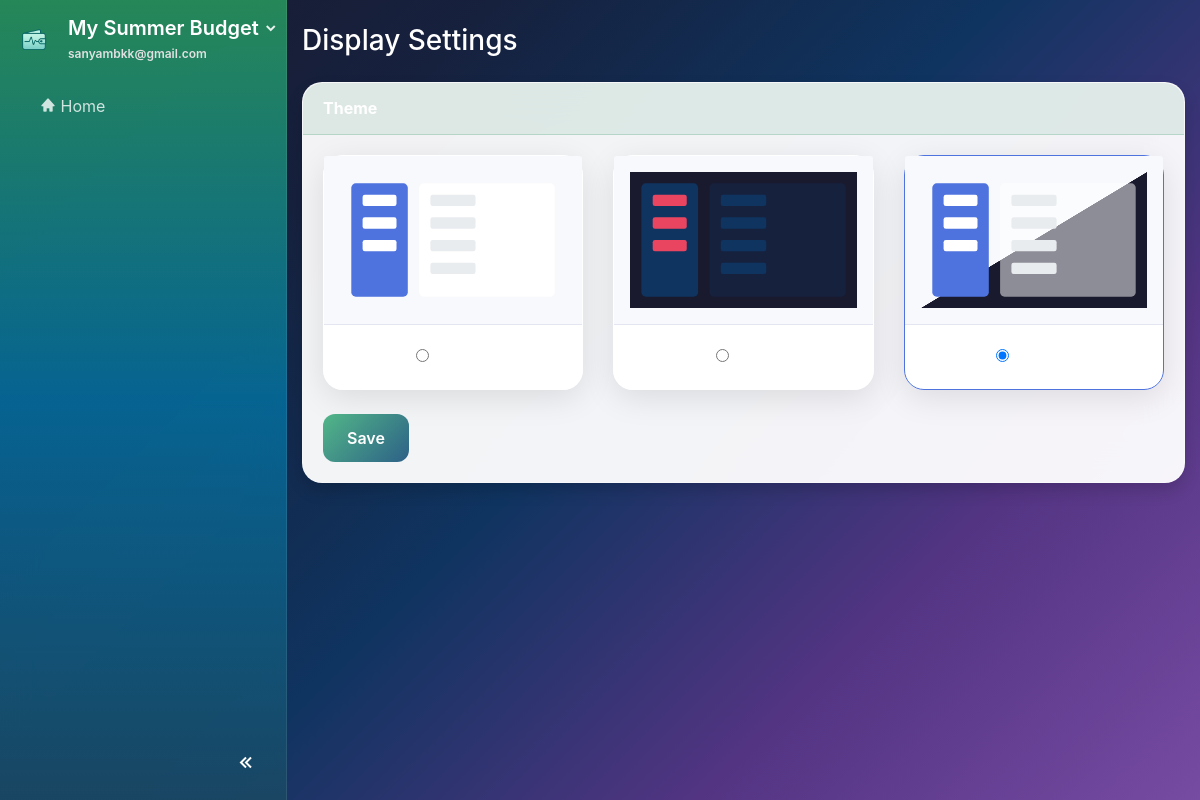
The page /display-settings (signed in) on the database as committed earlier.
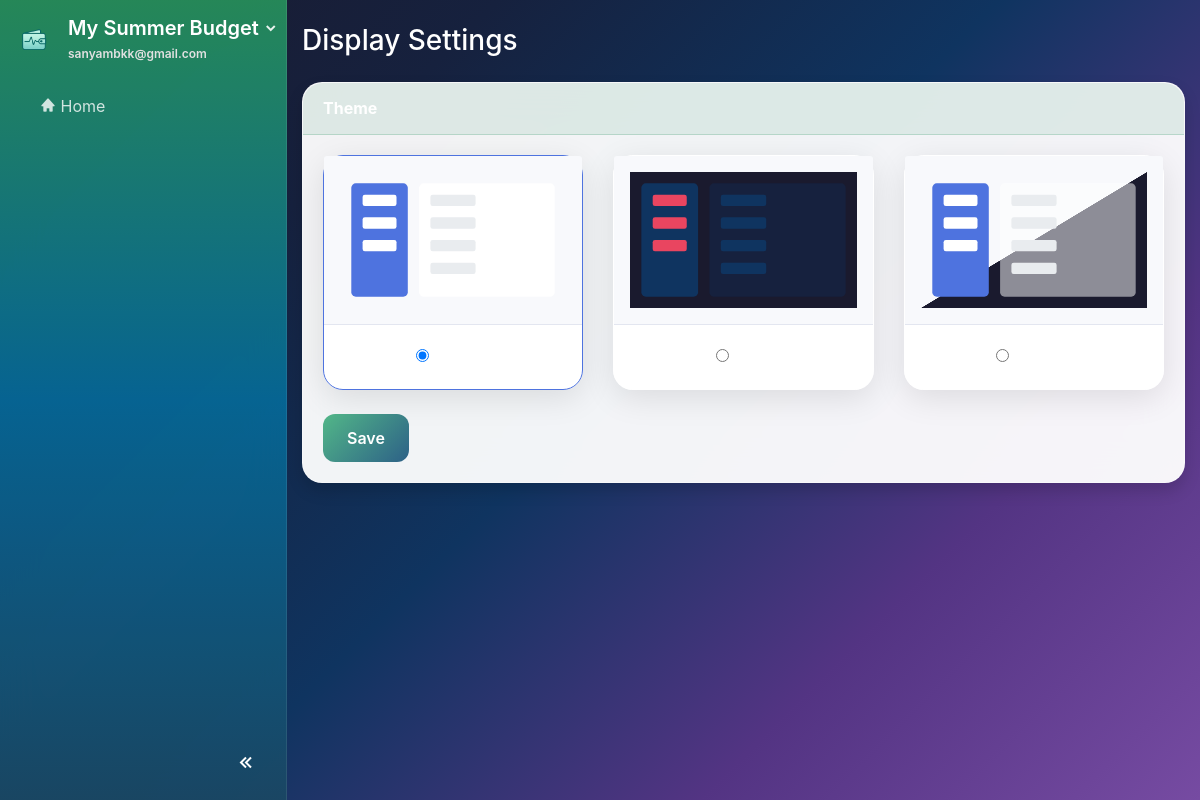
The same page on the database as committed later.
### website/models.py (models this page shows)
class Plan(db.Model):
    id             = db.Column(db.Integer, primary_key=True)
    name           = db.Column(db.String(100), nullable=False)
    monthly_income = db.Column(db.Float)
    budget_pref    = db.Column(JSON)  # e.g., {"needs": 50, "wants": 30, "savings": 20}
    user_id        = db.Column(db.Integer, db.ForeignKey('user.id'), nullable=False)

class User(db.Model, UserMixin):
    id         = db.Column(db.Integer, primary_key=True)
    email      = db.Column(db.String(150), unique=True, nullable=False)
    password   = db.Column(db.String(150))
    first_name = db.Column(db.String(150))
    last_name  = db.Column(db.String(150))
    date_created = db.Column(db.DateTime(timezone=True), default=func.now())
    active_plan_id = db.Column(db.Integer, db.ForeignKey('plan.id'), nullable=True)
    profile_complete = db.Column(db.Boolean, default=False)
    theme = db.Column(db.String(50), nullable=False, default='system')
    notes = db.relationship('Note', backref='user', lazy=True)
    plans = db.relationship('Plan', foreign_keys=[Plan.user_id], backref='user', lazy=True, cascade="all, delete-orphan")
    active_plan = db.relationship('Plan', foreign_keys=[active_plan_id], post_update=True)

### website/views.py (the view, shortened to what this page needs)
@views.route('/display-settings', methods=['GET', 'POST'])
@login_required
def display_settings():
    return render_template('display_settings.html')

### website/templates/display_settings.html (shortened to what this page needs)
{% extends "base.html" %}
{% block content %}
<h1 class="h3 my-4 text-gray-800">Display Settings</h1>
<div class="card shadow mb-4">
    <div class="card-header py-3">
        <h6 class="m-0 font-weight-bold text-primary">Theme</h6>
    </div>
    <div class="card-body">
        <form method="POST">
           <div class="row">
                <div class="col-lg-4 col-md-6 mb-4">
                    <div class="card theme-card {% if current_user.theme == 'light' %}selected{% endif %}">
                        <img src="{{ url_for('static', filename='images/theme-light.svg') }}" class="card-img-top" alt="Light Theme Preview">
                        <div class="card-body text-center">
                            <div class="form-check">
                                <input class="form-check-input" type="radio" name="theme" id="lightTheme" value="light" {% if current_user.theme == 'light' %}checked{% endif %}>
                                <label class="form-check-label" for="lightTheme">
                                </label>
                            </div>
                        </div>
                    </div>
                </div>
                <div class="col-lg-4 col-md-6 mb-4">
                    <div class="card theme-card {% if current_user.theme == 'dark' %}selected{% endif %}">
                        <img src="{{ url_for('static', filename='images/theme-dark.svg') }}" class="card-img-top" alt="Dark Theme Preview">
                        <div class="card-body text-center">
                            <div class="form-check">
                                <input class="form-check-input" type="radio" name="theme" id="darkTheme" value="dark" {% if current_user.theme == 'dark' %}checked{% endif %}>
                                <label class="form-check-label" for="darkTheme">
                                </label>
                            </div>
                        </div>
                    </div>
                </div>
                <div class="col-lg-4 col-md-6 mb-4">
                    <div class="card theme-card {% if current_user.theme == 'system' %}selected{% endif %}">
                        <img src="{{ url_for('static', filename='images/theme-system.svg') }}" class="card-img-top" alt="System Theme Preview">
                        <div class="card-body text-center">
                            <div class="form-check">
                                <input class="form-check-input" type="radio" name="theme" id="systemTheme" value="system" {% if current_user.theme == 'system' %}checked{% endif %}>
                                <label class="form-check-label" for="systemTheme">
                                </label>
                            </div>
                        </div>
                    </div>
                </div>
           </div>
           <button type="submit" class="btn btn-primary">Save</button>
        </form>
    </div>
</div>
{% endblock %}

### website/templates/base.html (shortened to what this page needs)
<!DOCTYPE html>
<html lang="en" data-initial-theme="{{ current_user.theme if current_user.is_authenticated else 'system' }}">
<head>
    <link rel="stylesheet" href="https://stackpath.bootstrapcdn.com/bootstrap/4.4.1/css/bootstrap.min.css"/>
    <link rel="stylesheet" href="https://stackpath.bootstrapcdn.com/font-awesome/4.7.0/css/font-awesome.min.css"/>
    <link href="https://unpkg.com/boxicons@2.1.4/css/boxicons.min.css" rel="stylesheet">
    <link href="{{ url_for('static', filename='css/general.css') }}" rel="stylesheet">
    <link href="{{ url_for('static', filename='css/sidebar.css') }}" rel="stylesheet">
    <link href="{{ url_for('static', filename='css/buttons.css') }}" rel="stylesheet">
    <link href="{{ url_for('static', filename='css/dashboard.css') }}" rel="stylesheet">
    <link href="{{ url_for('static', filename='css/auth.css') }}" rel="stylesheet">
    <link href="{{ url_for('static', filename='css/dark-theme.css') }}" rel="stylesheet">
    <link href="{{ url_for('static', filename='css/account_settings.css') }}" rel="stylesheet">
</head>
{% set hide_sidebar = hide_sidebar | default(false) %}
<body id="page-body" class="d-flex {{ '' if hide_sidebar else 'with-sidebar' }} {% block page_class %}{% endblock %}">
    {% if not hide_sidebar %}
    <nav id="sidebar" class="text-white flex-column">
        <div class="sidebar-header px-3 py-3">
            <div class="d-flex align-items-center">
                <img src="{{ url_for('static', filename='images/logo.png') }}" alt="App logo" class="logo-img mr-3">
                <div class="flex-grow-1">
                    <div class="dropdown">
                        <a id="planDropdown"
                            href="#"
                            class="dropdown-toggle text-white text-decoration-none"
                            data-toggle="dropdown"
                            aria-haspopup="true"
                            aria-expanded="false">
                            <h5 class="mb-0">
                                <span class="sidebar-text">{{ current_user.active_plan.name if current_user.active_plan else 'Create a Plan' }}</span>
                            </h5>
                            <i class="bx bxs-chevron-down toggle-arrow"></i>
                        </a>
                    </div>
                    <small class="email-white sidebar-text">{{ current_user.email }}</small>
                </div>
            </div>
        </div>
        <ul class="nav flex-column px-3">
            <li class="nav-item">
                <a class="nav-link {% if request.path == url_for('views.home') %}active{% endif %}" href="{{ url_for('views.home') }}">
                    <i class='bx bxs-home'></i> <span class="sidebar-text">Home</span>
                </a>
            </li>
        </ul>
        <div class="sidebar-footer">
            <button id="sidebar-toggle" class="btn btn-link">
                <i class='bx bx-chevrons-left'></i>
            </button>
        </div>
    </nav>
    {% endif %}
    <div id="content-wrapper" class="w-100">
        <div class="container-fluid">
            {% block content %} {% endblock %}
        </div>
    </div>
</body>
</html>

### website/static/css/general.css (style rules this page uses)
html, body { height: 100%; margin: 0; font-family: 'Inter', -apple-system, BlinkMacSystemFont, sans-serif; }
.text-primary { color: #228b57 !important; }

### website/static/css/sidebar.css (style rules this page uses)
:root { --plan-dropdown-width: 260px; }
#sidebar { transition: all 0.4s cubic-bezier(0.25, 0.46, 0.45, 0.94); }
body.with-sidebar { transition: margin-left 0.4s cubic-bezier(0.25, 0.46, 0.45, 0.94); }
#sidebar { width: 287px; min-height: 100vh; position: fixed; left: 0; top: 0; overflow: visible !important; z-index: 1040; background: linear-gradient(180deg, rgba(34, 139, 87, 0.95) 0%, rgba(0, 100, 148, 0.95) 50%, rgba(21, 67, 96, 0.95) 100%) !important; backdrop-filter: blur(20px); border-right: 1px solid rgba(255, 255, 255, 0.1); }
body.with-sidebar { margin-left: 287px; }
#sidebar::before { content: ''; position: absolute; top: 0; left: 0; right: 0; bottom: 0; background: rgba(255, 255, 255, 0.02); pointer-events: none; }
.sidebar-header { display: flex; align-items: center; gap: .75rem; }
.sidebar-header .logo-img { width: 36px; height: 36px; object-fit: contain; }
.sidebar-header .sidebar-text { color: #fff; font-weight: 600; }
.sidebar-header .email-white { font-size: .75rem; color: rgba(255,255,255,.85); }
#planDropdown { color: #fff; text-decoration: none; }
#planDropdown .toggle-arrow { color: rgba(255,255,255,.9); font-size: 1rem; transition: transform .3s; }
#sidebar .nav-link { color: rgba(255, 255, 255, 0.8); transition: all 0.3s cubic-bezier(0.25, 0.46, 0.45, 0.94); border-radius: 12px; margin: 2px 8px; padding: 12px 16px; position: relative; overflow: hidden; }
.sidebar-footer { position: absolute; bottom: 0; width: 100%; padding: 10px 15px; text-align: right; }
#sidebar-toggle { color: rgba(255, 255, 255, 0.6); font-size: 24px; transition: color 0.3s; }
#sidebar-toggle i { transition: transform 0.3s ease-in-out; }
#planDropdown::after { display: none; }
#planDropdown { display: flex; align-items: center; justify-content: space-between; }
#planDropdown h5 { margin: 0; color: #fff; }
#planDropdown .toggle-arrow { margin-left: .25rem; }

### website/static/css/buttons.css (style rules this page uses)
.btn-primary { background: linear-gradient(135deg, #52b788 0%, #2d6187 100%); border: none; border-radius: 12px; padding: 12px 24px; font-weight: 600; transition: all 0.3s cubic-bezier(0.25, 0.46, 0.45, 0.94); position: relative; overflow: hidden; }
.btn-primary::before { content: ''; position: absolute; top: 0; left: -100%; width: 100%; height: 100%; background: linear-gradient(90deg, transparent, rgba(255,255,255,0.3), transparent); transition: left 0.5s; }

### website/templates/display_settings.html (style rules this page uses)
.theme-card { cursor : pointer; border: 2px solid #e3e6f0; transition: border-color 0.2s ease-in-out; height:100% }
.theme-card.selected { border-color: #4e73df; }
.theme-card img { padding: 1rem; background-color: #f8f9fc; border-bottom: 1px solid #e3e6f0; }

Rows that differ between the two databases and show on the page:
changed User "sanyambkk@gmail.com": theme "☐ Default" → "☑ Default"; theme "☑ System" → "☐ System"
